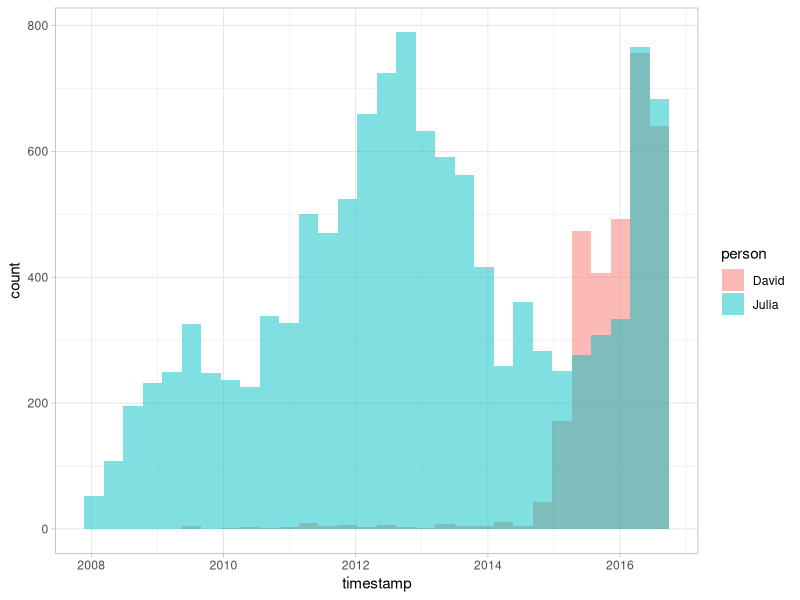
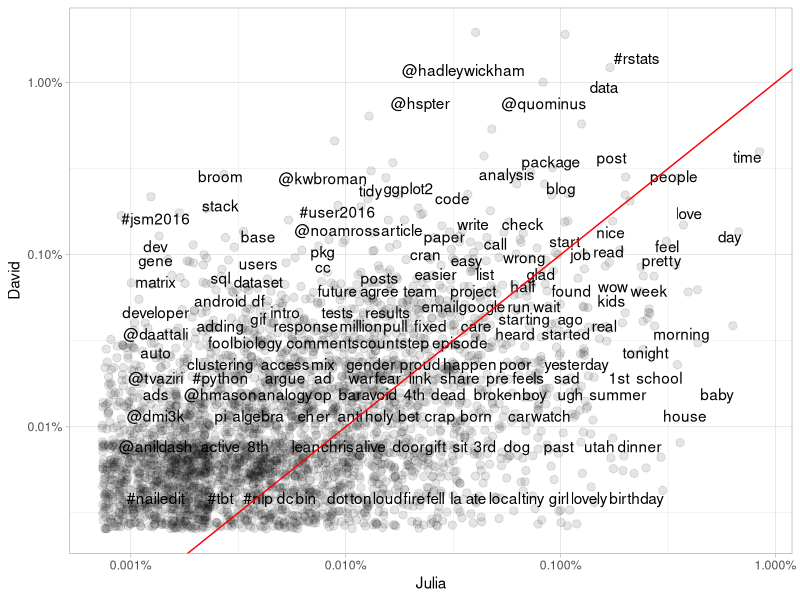

Source code (R) for these figures, in order:
## ---- chunk 1
library(knitr)
opts_chunk$set(message = FALSE, warning = FALSE, cache = TRUE)
options(width = 100, dplyr.width = 100)
library(ggplot2)
theme_set(theme_light())
## ---- chunk 2
library(lubridate)
library(ggplot2)
library(dplyr)

tweets_julia <- read.csv("data/tweets_julia.csv", stringsAsFactors = FALSE)
tweets_dave <- read.csv("data/tweets_dave.csv", stringsAsFactors = FALSE)
# take out the timezone thing if we don't do anything with times of day
tweets_julia$timestamp <- with_tz(ymd_hms(tweets_julia$timestamp), 
                                  "America/Denver")
tweets_dave$timestamp <- with_tz(ymd_hms(tweets_dave$timestamp), 
                                 "America/New_York")
tweets <- bind_rows(tweets_julia %>% 
                      mutate(person = "Julia"),
                    tweets_dave %>% 
                      mutate(person = "David"))

ggplot(tweets, aes(x = timestamp, fill = person)) +
  geom_histogram(alpha = 0.5, position = "identity")
## ---- chunk 3
library(tidytext)
library(stringr)

reg <- "([^A-Za-z_\\d#@']|'(?![A-Za-z_\\d#@]))"
tidy_tweets <- tweets %>% 
  mutate(text = str_replace_all(text, "https://t.co/[A-Za-z\\d]+|http://[A-Za-z\\d]+|&amp;|&lt;|&gt;|RT", "")) %>%
  unnest_tokens(word, text, token = "regex", pattern = reg) %>%
  filter(!word %in% stop_words$word,
         str_detect(word, "[a-z]"))
## ---- chunk 4
frequency <- tidy_tweets %>% 
  group_by(person) %>% 
  count(word, sort = TRUE) %>% 
  left_join(tidy_tweets %>% 
              group_by(person) %>% 
              summarise(total = n())) %>%
  mutate(freq = n/total)

frequency
## ---- chunk 5
frequency <- inner_join(frequency %>% 
                          filter(person == "Julia") %>% 
                          rename(Julia = freq),
                        frequency %>% 
                          filter(person == "David") %>% 
                          rename(David = freq),
                        by = "word") %>% 
  ungroup() %>% 
  select(word, Julia, David)

frequency

library(scales)
ggplot(frequency, aes(Julia, David)) +
  geom_jitter(alpha = 0.1, size = 2.5, width = 0.25, height = 0.25) +
  geom_text(aes(label = word), check_overlap = TRUE, vjust = 1.5) +
  scale_x_log10(labels = percent_format()) +
  scale_y_log10(labels = percent_format()) +
  geom_abline(color = "red")
